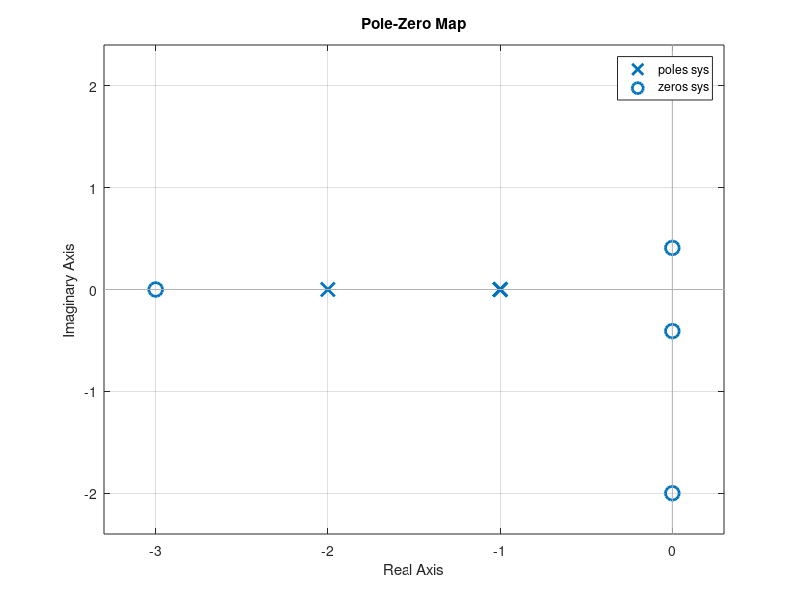

Write the MATLAB code that produced this figure.
% Chapter 2: Figure 2.48

%    Transfer function example for G(s) and H(s).

%

numg=[6 0 1]; deng=[1 3 3 1]; sysg=tf(numg,deng);

z=zero(sysg)

%

p=pole(sysg)

%

n1=[1 1]; n2=[1 2]; d1=[1 2*i]; d2=[1 -2*i]; d3=[1 3];

numh=conv(n1,n2); denh=conv(d1,conv(d2,d3));

sysh=tf(numh,denh)

%

sys=sysg/sysh

%

% Generate pole-zero map in Figure 2.47

%

pzmap(sys)
